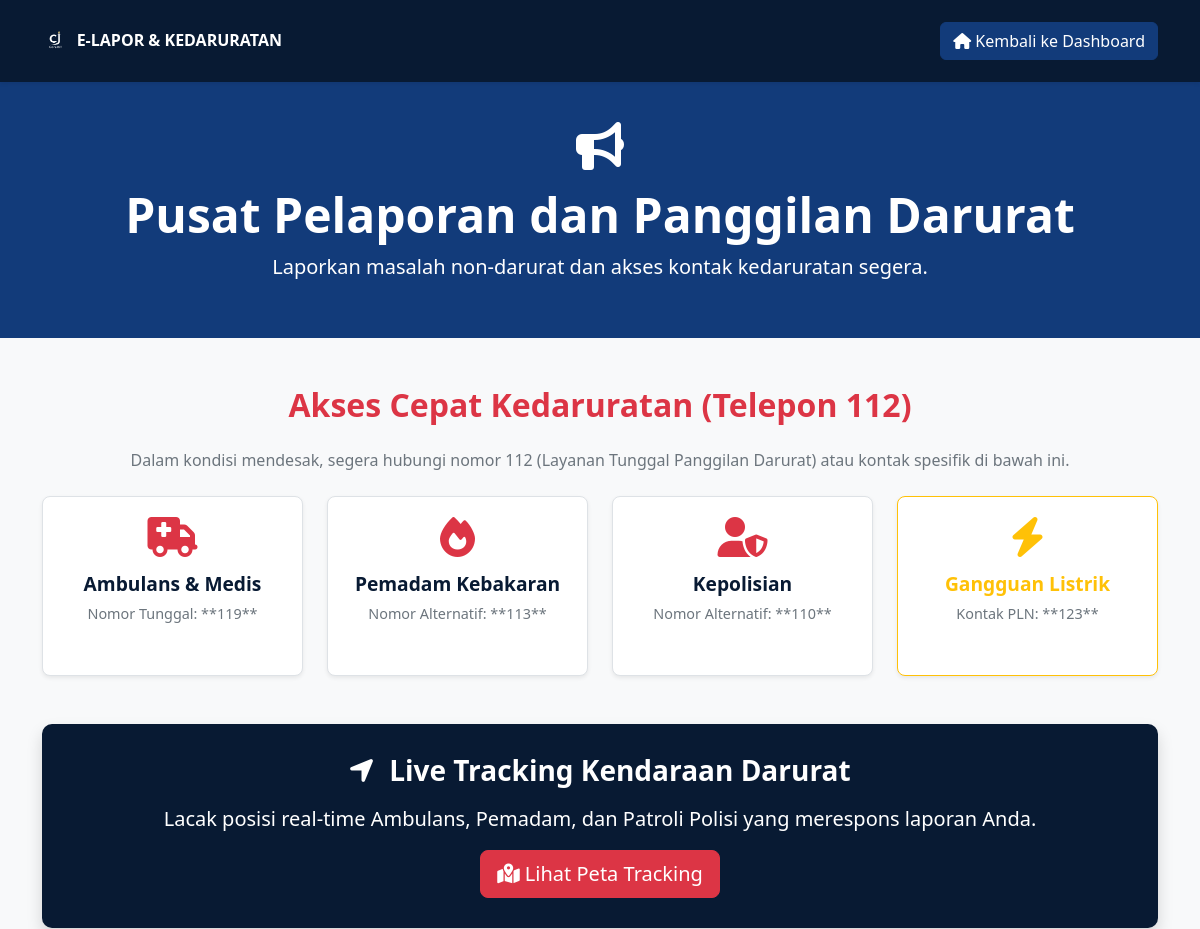
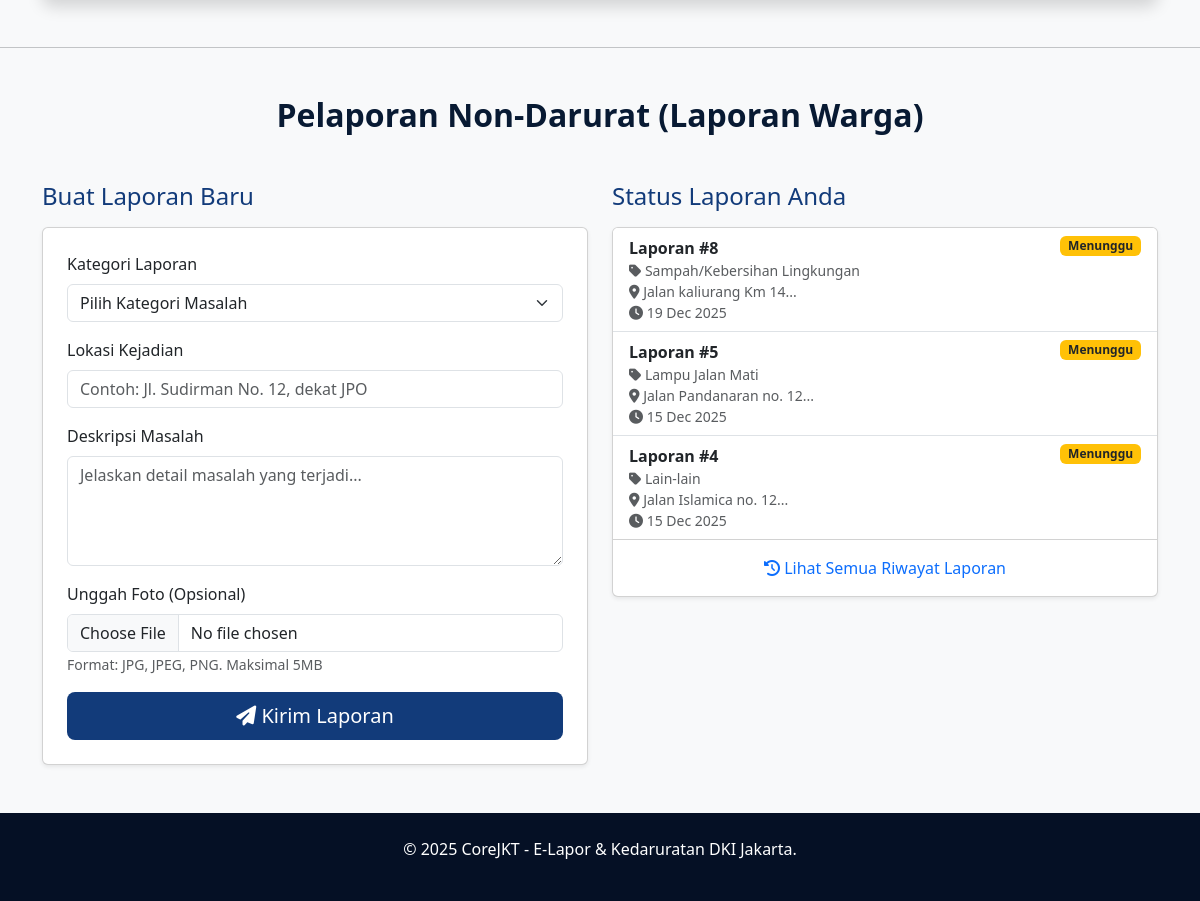
The page /lapor.php (signed in) on the database its author committed (2 pictures, top to bottom).
### tables this page shows
CREATE TABLE `laporan` (
  `id_laporan` int(11) NOT NULL,
  `id_user` int(11) NOT NULL,
  `kategori` varchar(100) NOT NULL,
  `lokasi` text NOT NULL,
  `deskripsi` text NOT NULL,
  `foto` varchar(255) DEFAULT NULL,
  `status` enum('pending','diproses','selesai','ditolak') DEFAULT 'pending',
  `tanggal` datetime DEFAULT current_timestamp()
);

### lapor.php (the view, shortened to what this page needs)
<?php
require "config.php";
try {
  $sql = "SELECT * FROM laporan
            WHERE id_user = :id_user
            ORDER BY tanggal DESC";
  $stmt = $pdo->prepare($sql);
  $stmt->execute([
    ":id_user" => $_SESSION["user"]["id"]
  ]);
  $laporan_list = $stmt->fetchAll(PDO::FETCH_ASSOC);
} catch (PDOException $e) {
  $laporan_list = [];
}
?>
<!DOCTYPE html>
<html lang="id">
<head>
  <link href="https://cdn.jsdelivr.net/npm/bootstrap@5.3.3/dist/css/bootstrap.min.css" rel="stylesheet" />
  <link rel="stylesheet" href="https://cdnjs.cloudflare.com/ajax/libs/font-awesome/6.5.2/css/all.min.css"
 />
  <link rel="stylesheet" href="css/style.css" />
</head>
<body>
  <nav class="navbar navbar-expand-lg navbar-dark shadow-sm py-3" style="background-color: var(--blue-dark)">
    <div class="container">
      <a class="navbar-brand d-flex align-items-center" href="dashboard.php">
        <img src="assets/Logo1.png" alt="Logo CoreJKT" class="me-2" style="height: 40px" />
        <span class="brand-text">E-LAPOR & KEDARURATAN</span>
      </a>
      <div class="d-flex align-items-center">
        <a href="dashboard.php" class="btn btn-success-custom"><i class="fas fa-home"></i> Kembali ke Dashboard</a>
      </div>
    </div>
  </nav>
  <section class="page-header">
    <div class="container text-center">
      <i class="fas fa-bullhorn fa-3x mb-3"></i>
      <h1 class="display-5 fw-bold mb-0">
        Pusat Pelaporan dan Panggilan Darurat
      </h1>
      <p class="lead mt-2">
        Laporkan masalah non-darurat dan akses kontak kedaruratan segera.
      </p>
    </div>
  </section>
  <div class="container my-5">
    <h2 class="text-center mb-4 text-danger" style="font-weight: 700">
      Akses Cepat Kedaruratan (Telepon 112)
    </h2>
    <p class="text-center text-secondary mb-4">
      Dalam kondisi mendesak, segera hubungi nomor 112 (Layanan Tunggal
      Panggilan Darurat) atau kontak spesifik di bawah ini.
    </p>
    <div class="row g-4 justify-content-center mb-5">
      <div class="col-lg-3 col-md-6">
        <a href="tel:119" class="emergency-contact shadow-sm">
          <i class="fas fa-ambulance contact-icon"></i>
          <h4>Ambulans & Medis</h4>
          <p class="mb-0">Nomor Tunggal: **119**</p>
        </a>
      </div>
      <div class="col-lg-3 col-md-6">
        <a href="tel:113" class="emergency-contact shadow-sm">
          <i class="fas fa-fire contact-icon"></i>
          <h4>Pemadam Kebakaran</h4>
          <p class="mb-0">Nomor Alternatif: **113**</p>
        </a>
      </div>
      <div class="col-lg-3 col-md-6">
        <a href="tel:110" class="emergency-contact shadow-sm">
          <i class="fas fa-user-shield contact-icon"></i>
          <h4>Kepolisian</h4>
          <p class="mb-0">Nomor Alternatif: **110**</p>
        </a>
      </div>
      <div class="col-lg-3 col-md-6">
        <a href="tel:123" class="emergency-contact shadow-sm" style="border-color: #ffc107; color: #ffc107">
          <i class="fas fa-bolt contact-icon" style="color: #ffc107"></i>
          <h4 style="color: #ffc107">Gangguan Listrik</h4>
          <p class="mb-0">Kontak PLN: **123**</p>
        </a>
      </div>
    </div>
    <div class="tracking-box mt-5 shadow">
      <h3 class="fw-bold mb-3">
        <i class="fas fa-location-arrow me-2"></i> Live Tracking Kendaraan
        Darurat
      </h3>
      <p class="lead">
        Lacak posisi real-time Ambulans, Pemadam, dan Patroli Polisi yang
        merespons laporan Anda.
      </p>
      <a href="#" class="btn btn-lg btn-danger"><i class="fas fa-map-marked-alt"></i> Lihat Peta Tracking</a>
    </div>
  </div>
  <hr class="my-5" />
  <section class="container mb-5">
    <h2 class="text-center mb-5" style="color: var(--blue-dark); font-weight: 700">
      Pelaporan Non-Darurat (Laporan Warga)
    </h2>
    <div class="row g-4 justify-content-center">
      <div class="col-lg-6">
        <h4 style="color: var(--blue-soft)" class="mb-3">Buat Laporan Baru</h4>
        <form class="card p-4 shadow-sm" method="POST" enctype="multipart/form-data">
          <div class="mb-3">
            <label class="form-label">Kategori Laporan</label>
            <select class="form-select" name="kategori" required>
              <option value="">Pilih Kategori Masalah</option>
            </select>
          </div>
          <div class="mb-3">
            <label class="form-label">Lokasi Kejadian</label>
            <input type="text" class="form-control" name="lokasi" placeholder="Contoh: Jl. Sudirman No. 12, dekat JPO"
              required>
          </div>
          <div class="mb-3">
            <label class="form-label">Deskripsi Masalah</label>
            <textarea class="form-control" name="deskripsi" rows="4"
              placeholder="Jelaskan detail masalah yang terjadi..." required></textarea>
          </div>
          <div class="mb-3">
            <label class="form-label">Unggah Foto (Opsional)</label>
            <input type="file" class="form-control" name="foto" accept="image/*">
            <small class="text-muted">Format: JPG, JPEG, PNG. Maksimal 5MB</small>
          </div>
          <button type="submit" class="btn btn-lg w-100" style="background-color: var(--blue-soft); color: white">
            <i class="fas fa-paper-plane"></i> Kirim Laporan
          </button>
        </form>
      </div>
      <div class="col-lg-6">
        <h4 style="color: var(--blue-soft)" class="mb-3">Status Laporan Anda</h4>
        <?php if (empty($laporan_list)): ?>
          <div class="alert alert-info">
            <i class="fas fa-info-circle"></i> Anda belum memiliki laporan.
          </div>
        <?php else: ?>
          <div class="card shadow-sm">
            <ul class="list-group list-group-flush">
              <?php foreach ($laporan_list as $laporan): ?>
                <?php
                $badgeClass = match ($laporan['status']) {
                  'pending' => 'warning text-dark',
                  'diproses' => 'info text-dark',
                  'selesai' => 'success',
                  'ditolak' => 'danger',
                  default => 'secondary'
                };
                $statusText = match ($laporan['status']) {
                  'pending' => 'Menunggu',
                  'diproses' => 'Diproses',
                  'selesai' => 'Selesai',
                  'ditolak' => 'Ditolak',
                  default => ucfirst($laporan['status'])
                };
                ?>
                <li class="list-group-item">
                  <div class="d-flex justify-content-between align-items-start">
                    <div class="me-2">
                      <div class="fw-bold">
                        Laporan #<?= $laporan['id_laporan'] ?>
                      </div>
                      <div class="text-muted small">
                        <i class="fas fa-tag"></i> <?= htmlspecialchars($laporan['kategori']) ?>
                      </div>
                      <div class="text-muted small">
                        <i class="fas fa-map-marker-alt"></i> <?= htmlspecialchars(substr($laporan['lokasi'], 0, 40)) ?>...
                      </div>
                      <div class="text-muted small">
                        <i class="fas fa-clock"></i> <?= date('d M Y', strtotime($laporan['tanggal'])) ?>
                      </div>
                    </div>
                    <span class="badge bg-<?= $badgeClass ?>">
                      <?= $statusText ?>
                    </span>
                  </div>
                </li>
              <?php endforeach; ?>
            </ul>
            <div class="card-body text-center">
              <a href="riwayat_laporan.php" class="text-decoration-none">
                <i class="fas fa-history"></i> Lihat Semua Riwayat Laporan
              </a>
            </div>
          </div>
        <?php endif; ?>
      </div>
    </div>
  </section>
  <footer class="text-white py-4" style="background-color: #051025 !important">
    <div class="container text-center">
      <p>&copy; 2025 CoreJKT - E-Lapor & Kedaruratan DKI Jakarta.</p>
    </div>
  </footer>
</body>
</html>

### css/style.css (style rules this page uses)
:root { --blue-dark: #081a33; --blue-soft: #123b7a; --glass: rgba(255, 255, 255, 0.15); --text-color-light: #ffffff; --text-color-dark: #343a40; --hero-overlay-color: rgba(8, 26, 51, 0.75); }
body { margin: 0; padding-top: 0 !important; font-family: "Segoe UI", sans-serif; background-color: #f8f9fa; }
.navbar-dark { background-color: var(--blue-dark) !important; }
.navbar-brand .brand-text { font-weight: 600; color: var(--text-color-light); font-size: 1rem; }
.btn-success-custom { background-color: var(--blue-soft); border-color: var(--blue-soft); color: var(--text-color-light) !important; font-weight: 500; }
footer { background-color: #051025 !important; color: var(--text-color-light); }
.brand-text { line-height: 1.2; font-size: 0.85rem; }

### lapor.php (style rules this page uses)
.page-header { background-color: var(--blue-soft); color: white; padding: 40px 0; }
.emergency-contact { background-color: #ffffff; border: 1px solid #dee2e6; color: var(--text-color-dark); padding: 20px 15px; border-radius: 8px; text-align: center; transition: all 0.2s; display: block; text-decoration: none; min-height: 180px; }
.emergency-contact h4 { font-weight: bold; color: var(--blue-dark); font-size: 1.2rem; margin-top: 10px; }
.emergency-contact .contact-icon { font-size: 2.5rem; color: #dc3545; margin-bottom: 5px; }
.emergency-contact p { font-size: 0.9rem; color: #6c757d; }
.tracking-box { background-color: var(--blue-dark); color: white; padding: 30px; border-radius: 10px; text-align: center; }

### rows shown on the page
laporan: id_laporan "8", kategori "Sampah/Kebersihan Lingkungan", lokasi "Jalan kaliurang Km 14", tanggal "19 Dec 2025", status "Menunggu"
laporan: id_laporan "5", kategori "Lampu Jalan Mati", lokasi "Jalan Pandanaran no. 12", tanggal "15 Dec 2025", status "Menunggu"
laporan: id_laporan "4", kategori "Lain-lain", lokasi "Jalan Islamica no. 12", tanggal "15 Dec 2025", status "Menunggu"
